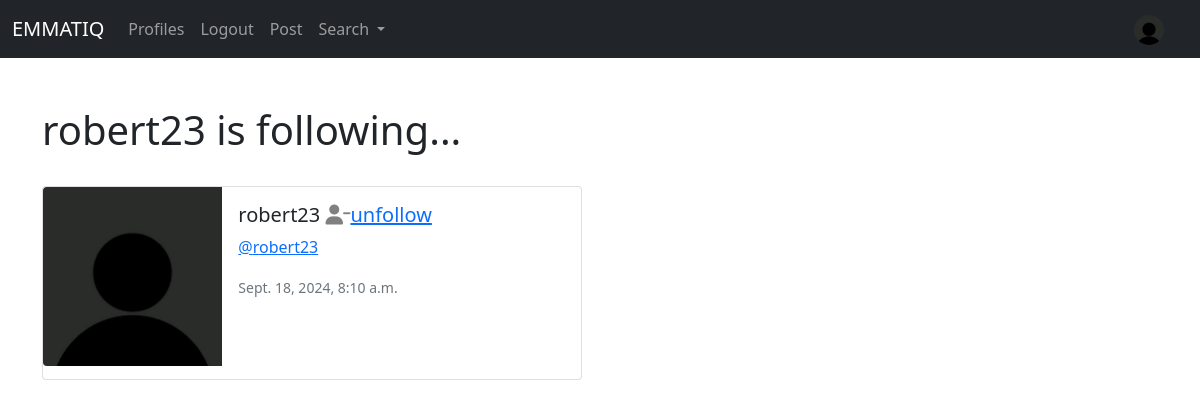
The app's page /profile/follows/16 (signed in) with its own data.
### base/models.py (models this page shows, shortened)
class Profile(models.Model):
    profile_pic= models.ImageField(upload_to=('static/images/'), null=True, blank=True)
    user = models.OneToOneField(User, on_delete=models.CASCADE)
    follows = models.ManyToManyField("self",
                                     related_name='followed_by',
                                     symmetrical=False,
                                     blank=True)
    date_modified = models.DateTimeField(user, auto_now_add=True)
    profile_bio= models.CharField(max_length=400, null=True, blank=True)
    twitter_link=models.CharField(max_length=100, null=True, blank=True)
    github_link= models.CharField(max_length=100, null=True, blank=True)
    linkedln_link= models.CharField(max_length=100, null=True, blank=True)
    portfolio_link= models.CharField(max_length=100, null=True, blank=True)

### base/views.py (the view)
# urls.py: path('profile/follows/<int:pk>', views.follows, name='follows'),
def follows(request, pk):
    if request.user.is_authenticated:
        if request.user.id== pk:
            profiles = Profile.objects.get(user_id= pk)
            context= {"profiles":profiles }
            return render(request, 'base/follows.html', context)
        else:
            messages.success(request,('Only account owner can view people who follow them'))
            return redirect('home')
    else:
        messages.success(request,('Only login users can view this page'))
        return redirect('home')

### base/templates/base/follows.html (shortened to what this page needs)
{% extends 'main.html' %}
{% load static %}
{% block content %}
<h1> {{ request.user.username }} is following... </h1>
<br/>
{%  if profiles %}
{% for profile in profiles.follows.all %}
<div class="card mb-3" style="max-width: 540px;">
    <div class="row g-0">
      <div class="col-md-4">
        {% if profile.profile_pic %}
        <img src= "{{ profile.profile_pic.url }}" withd= 200 height=200 class="img-fluid rounded-start" alt= "{{ profile.user.username }}">
        {%else%}
        <img src="{% static 'images/profile_pic.jpeg' %}" class="img-fluid rounded-start" alt="Profile image">
        {% endif %}
      </div>
      <div class="col-md-8">
        <div class="card-body">
          <h5 class="card-title">{{ profile.user.username }}
            {% if profile in profiles.follows.all %}
          <a href="{% url 'unfollow' profile.user.id %}">
            <i class="fas fa-user-minus" style= "color: grey" ></i>unfollow</a>
          {%else%}
          <a href="{% url 'follow' profile.user.id %}">
            <i class="fas fa-user-plus" style= "color: grey" ></i>follow</a>
          &nbsp;
          {%endif%}
          </h5>
          <p class="card-text"><a href="{% url 'profile' profile.user.id %}">@{{ profile.user.username | lower }}</a></p>
          <p class="card-text"><small class="text-muted"> {{profile.date_modified}}</small></p>
          <br/><br/>
        </div>
      </div>
    </div>
  </div>
  <br/><br/>
    {% endfor%}
{% endif %}
{% endblock content %}

### records on screen
Profile: user.username "robert23", shows "unfollow", date_modified "Sept. 18, 2024, 8:10 a.m."

### other values on screen
{{ request.user.username }} "robert23"
